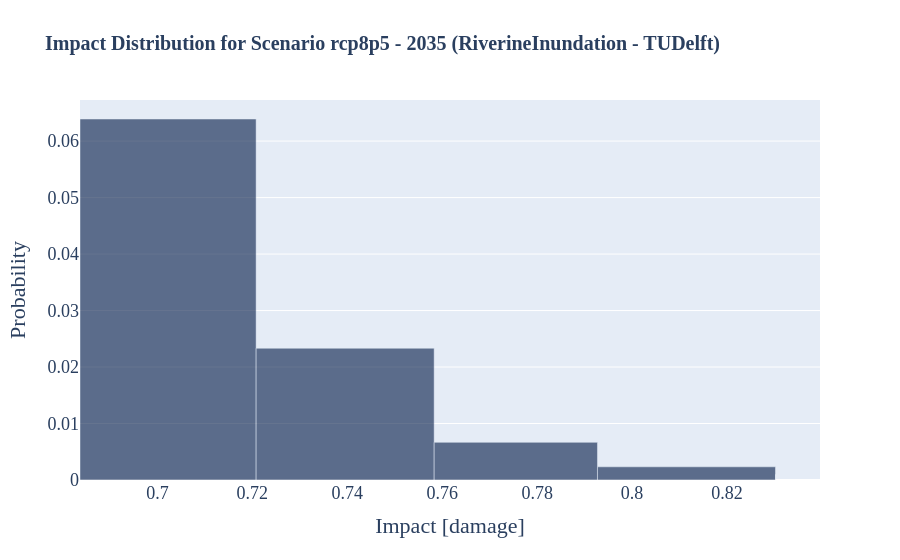

Notebook cell for this chart:
### Markdown cell above
### Render the Impact Distribution Plot

The plot below visualizes the selected `impact_distribution` using the same bin-midpoint and bin-width helper.

### Code cell
midpoints, widths, probs = compute_bar_params(df_to_plot)
trace = go.Bar(
        x = midpoints,
        y = probs,
        width = widths,
        marker_color = '#001845',
        opacity = 0.6
)

fig = go.Figure(data=trace)

fig.update_layout(
    font=dict(family='TimesNewRoman', size = 18),
    title = "<b>Impact Distribution for Scenario rcp8p5 - 2035 (RiverineInundation - TUDelft)</b>",
    title_font_size = 20,
    xaxis_title = "Impact [damage]",
    yaxis_title = "Probability",
    barmode = "overlay",
    bargap = 0.0
)

fig.show()

### Figure 1 — Plotly figure (JSON) as saved in the notebook; plotly's stock layout.template omitted (floating-point values rounded to 4 significant figures)
{"data": [{"marker": {"color": "#001845"}, "opacity": 0.6, "type": "bar", "width": [0.0371, 0.0375, 0.0344, 0.0375, 0], "x": [0.7023, 0.7395, 0.7755, 0.8115, 0.8302], "y": [0.06391, 0.02333, 0.006667, 0.002333, 0.001]}], "layout": {"bargap": 0, "barmode": "overlay", "font": {"family": "TimesNewRoman", "size": 18}, "title": {"font": {"size": 20}, "text": "<b>Impact Distribution for Scenario rcp8p5 - 2035 (RiverineInundation - TUDelft)</b>"}, "xaxis": {"title": {"text": "Impact [damage]"}}, "yaxis": {"title": {"text": "Probability"}}}}
